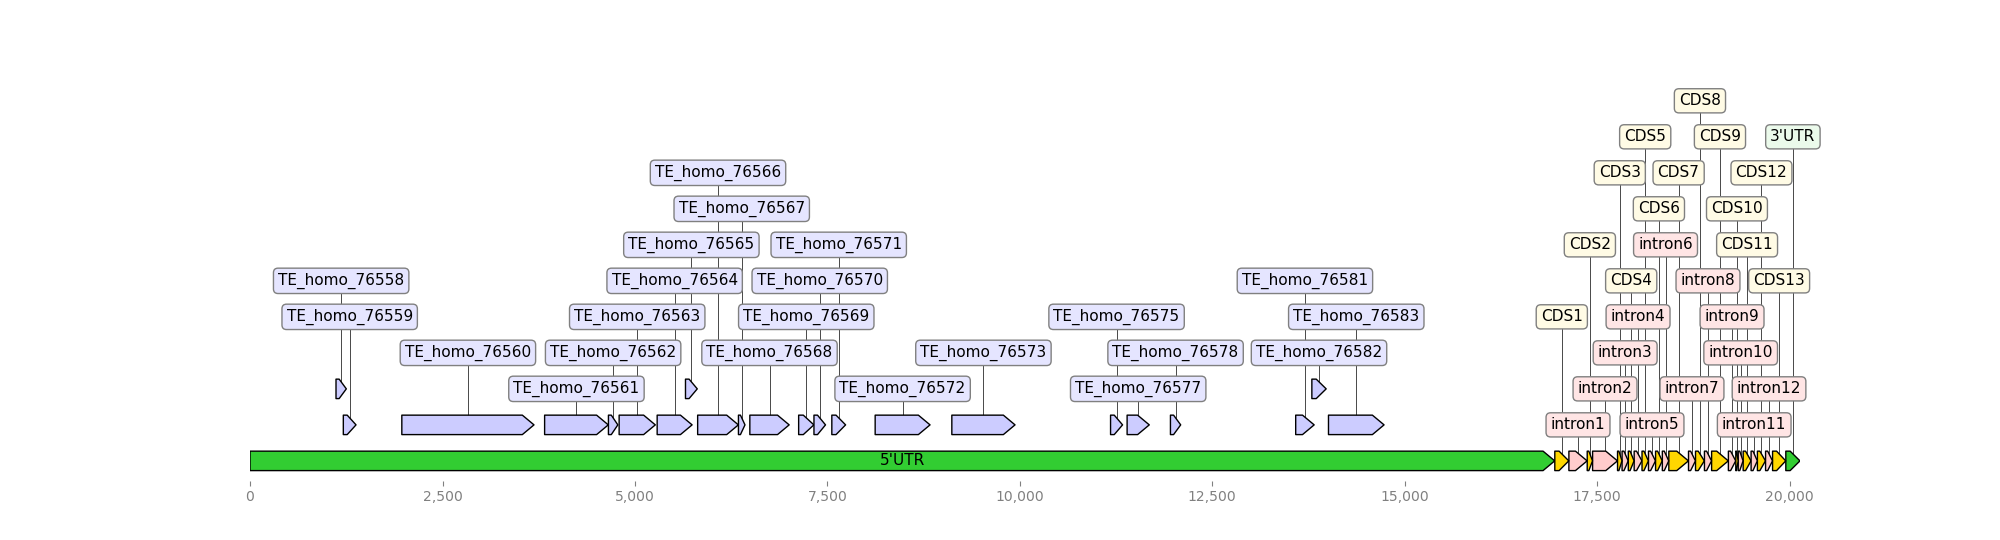

Reproduce this figure in Python.
from dna_features_viewer import GraphicFeature, GraphicRecord
features=[
    GraphicFeature(start=0, end=16949, strand=1, color="#32CD32", label="5'UTR"),
    GraphicFeature(start=17133, end=17370, strand=1, color="#ffcccc", label="intron1"),
    GraphicFeature(start=16950, end=17132, strand=1, color="#ffd700", label="CDS1"),
    GraphicFeature(start=17441, end=17764, strand=1, color="#ffcccc", label="intron2"),
    GraphicFeature(start=17371, end=17440, strand=1, color="#ffd700", label="CDS2"),
    GraphicFeature(start=17824, end=17904, strand=1, color="#ffcccc", label="intron3"),
    GraphicFeature(start=17765, end=17823, strand=1, color="#ffd700", label="CDS3"),
    GraphicFeature(start=17981, end=18082, strand=1, color="#ffcccc", label="intron4"),
    GraphicFeature(start=17905, end=17980, strand=1, color="#ffd700", label="CDS4"),
    GraphicFeature(start=18167, end=18258, strand=1, color="#ffcccc", label="intron5"),
    GraphicFeature(start=18083, end=18166, strand=1, color="#ffd700", label="CDS5"),
    GraphicFeature(start=18347, end=18430, strand=1, color="#ffcccc", label="intron6"),
    GraphicFeature(start=18259, end=18346, strand=1, color="#ffd700", label="CDS6"),
    GraphicFeature(start=18687, end=18777, strand=1, color="#ffcccc", label="intron7"),
    GraphicFeature(start=18431, end=18686, strand=1, color="#ffd700", label="CDS7"),
    GraphicFeature(start=18894, end=18986, strand=1, color="#ffcccc", label="intron8"),
    GraphicFeature(start=18778, end=18893, strand=1, color="#ffd700", label="CDS8"),
    GraphicFeature(start=19205, end=19300, strand=1, color="#ffcccc", label="intron9"),
    GraphicFeature(start=18987, end=19204, strand=1, color="#ffd700", label="CDS9"),
    GraphicFeature(start=19333, end=19396, strand=1, color="#ffcccc", label="intron10"),
    GraphicFeature(start=19301, end=19332, strand=1, color="#ffd700", label="CDS10"),
    GraphicFeature(start=19500, end=19581, strand=1, color="#ffcccc", label="intron11"),
    GraphicFeature(start=19397, end=19499, strand=1, color="#ffd700", label="CDS11"),
    GraphicFeature(start=19688, end=19778, strand=1, color="#ffcccc", label="intron12"),
    GraphicFeature(start=19582, end=19687, strand=1, color="#ffd700", label="CDS12"),
    GraphicFeature(start=19779, end=19950, strand=1, color="#ffd700", label="CDS13"),
    GraphicFeature(start=19951, end=20135, strand=1, color="#32CD32", label="3'UTR"),
    GraphicFeature(start=5815, end=6344, strand=1, color="#ccccff", label="TE_homo_76566"),
    GraphicFeature(start=6345, end=6430, strand=1, color="#ccccff", label="TE_homo_76567"),
    GraphicFeature(start=6493, end=7004, strand=1, color="#ccccff", label="TE_homo_76568"),
    GraphicFeature(start=7127, end=7325, strand=1, color="#ccccff", label="TE_homo_76569"),
    GraphicFeature(start=7326, end=7476, strand=1, color="#ccccff", label="TE_homo_76570"),
    GraphicFeature(start=14010, end=14732, strand=1, color="#ccccff", label="TE_homo_76583"),
    GraphicFeature(start=1972, end=3689, strand=1, color="#ccccff", label="TE_homo_76560"),
    GraphicFeature(start=3827, end=4654, strand=1, color="#ccccff", label="TE_homo_76561"),
    GraphicFeature(start=4656, end=4778, strand=1, color="#ccccff", label="TE_homo_76562"),
    GraphicFeature(start=7558, end=7737, strand=1, color="#ccccff", label="TE_homo_76571"),
    GraphicFeature(start=8121, end=8834, strand=1, color="#ccccff", label="TE_homo_76572"),
    GraphicFeature(start=9117, end=9938, strand=1, color="#ccccff", label="TE_homo_76573"),
    GraphicFeature(start=11179, end=11335, strand=1, color="#ccccff", label="TE_homo_76575"),
    GraphicFeature(start=11394, end=11682, strand=1, color="#ccccff", label="TE_homo_76577"),
    GraphicFeature(start=11957, end=12090, strand=1, color="#ccccff", label="TE_homo_76578"),
    GraphicFeature(start=13584, end=13824, strand=1, color="#ccccff", label="TE_homo_76581"),
    GraphicFeature(start=13794, end=13980, strand=1, color="#ccccff", label="TE_homo_76582"),
    GraphicFeature(start=5289, end=5743, strand=1, color="#ccccff", label="TE_homo_76564"),
    GraphicFeature(start=1117, end=1251, strand=1, color="#ccccff", label="TE_homo_76558"),
    GraphicFeature(start=1212, end=1377, strand=1, color="#ccccff", label="TE_homo_76559"),
    GraphicFeature(start=4795, end=5265, strand=1, color="#ccccff", label="TE_homo_76563"),
    GraphicFeature(start=5657, end=5810, strand=1, color="#ccccff", label="TE_homo_76565"),
                                                 
]
record = GraphicRecord(sequence_length=20135, features=features)
ax, _ = record.plot(figure_width=20)
ax.figure.savefig("Nested_single_5utr_mostTE.png")
ax.figure.savefig("Nested_single_5utr_mostTE.pdf")
